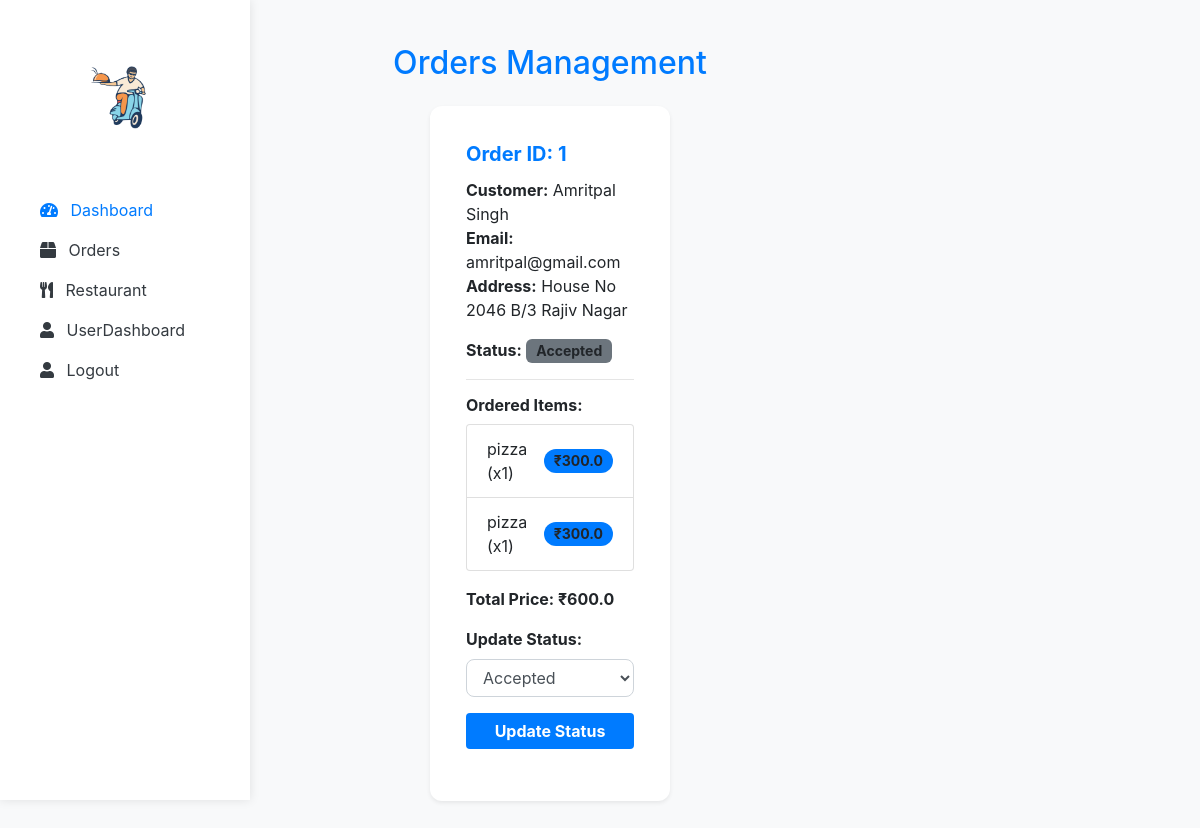
The app's page /admin_dashboard/orders (signed in) with its own data.
### app.py (models this page shows, shortened)
class Order(db.Model):
    id = db.Column(db.Integer, primary_key=True)
    user_id = db.Column(db.Integer, db.ForeignKey('user.id'), nullable=False)
    status = db.Column(db.String(20), nullable=False, default="Pending")
    timestamp = db.Column(db.DateTime, default=datetime.utcnow)
    user = db.relationship("User", backref="orders")
    order_items = db.relationship('OrderItem', backref='order', lazy=True)
    @property
    def total_price(self):
        return sum(item.quantity * item.price for item in self.order_items)

class User(db.Model, UserMixin):
    __tablename__ = "user"
    id = db.Column(db.Integer, primary_key=True)
    name = db.Column(db.String(50), nullable=False)
    email = db.Column(db.String(100), unique=True, nullable=False)
    address= db.Column(db.String(100), nullable=False)
    password = db.Column(db.String(200), nullable=False)
    mobile = db.Column(db.String(15), nullable=False)
    city = db.Column(db.String(15), nullable=False)
    role = db.Column(db.String(10), nullable=False, default="user")

class OrderItem(db.Model):
    id = db.Column(db.Integer, primary_key=True)
    order_id = db.Column(db.Integer, db.ForeignKey('order.id'), nullable=False)
    name = db.Column(db.String(100), nullable=False)
    price = db.Column(db.Float, nullable=False)
    quantity = db.Column(db.Integer, nullable=False)
    menu_item_id = db.Column(db.Integer, db.ForeignKey('menu_item.id'), nullable=False)
    menu_item = db.relationship("MenuItem", backref="order_items")

class MenuItem(db.Model):
    id = db.Column(db.Integer, primary_key=True)
    name = db.Column(db.String(100), nullable=False)
    price = db.Column(db.Float, nullable=False)
    restaurant_id = db.Column(
        db.Integer,
        db.ForeignKey('restaurants.rid', ondelete="CASCADE"),
        nullable=False
    )
    restaurant = db.relationship('Restaurant', backref=db.backref('menu_items', lazy=True))

### app.py (the view)
@app.route('/admin_dashboard/orders')
@admin_required
@login_required
def orders_admin():
    orders = Order.query.options(joinedload(Order.order_items).joinedload(OrderItem.menu_item)).all()
    return render_template("orders_admin.html", orders=orders)

### app.py (called while the page is built)
@login_manager.user_loader
def load_user(user_id):
    return db.session.get(User,int(user_id))

def admin_required(func):
    @wraps(func)
    @login_required
    def wrapper(*args, **kwargs):
        if not current_user.is_authenticated or current_user.role != 'admin':
            flash("Access denied!", "danger")
            return redirect(url_for('user_dashboard'))
        return func(*args, **kwargs)
    return wrapper

### templates/orders_admin.html (shortened to what this page needs)
{% extends "admin_dashboard.html" %}
{% block main %}
<div class="content-wrapper">
    <div class="container mt-4">
        <h2 class="mb-4 text-center text-primary">Orders Management</h2>
        <div class="row d-flex justify-content-center" style="width: 45vw !important;">
            {% for order in orders %}
            <div class="col-md-6 mb-4" >
                <div class="card shadow-sm p-3 order-card">
                    <div class="card-body">
                        <h5 class="card-title">Order ID: {{ order.id }}</h5>
                        <p><strong>Customer:</strong> {{ order.user.name }} <br>
                           <strong>Email:</strong> {{ order.user.email }} <br>
                           <strong>Address:</strong> {{ current_user.address }}</p>
                        <p><strong>Status:</strong>
                            <span class="badge {% if order.status == 'Delivered' %} bg-success
                                {% elif order.status == 'Out for Delivery' %} bg-info
                                {% elif order.status == 'Being Prepared' %} bg-warning
                                {% else %} bg-secondary {% endif %}">
                                {{ order.status }}
                            </span>
                        </p>
                        <hr>
                        <h6><strong>Ordered Items:</strong></h6>
                        <ul class="list-group mb-3">
                            {% for item in order.order_items %}
                            <li class="list-group-item d-flex justify-content-between align-items-center">
                                {{ item.menu_item.name }} (x{{ item.quantity }})
                                <span class="badge bg-primary rounded-pill">₹{{ item.price }}</span>
                            </li>
                            {% endfor %}
                        </ul>
                        <p class="text-end"><strong>Total Price: ₹{{ order.total_price }}</strong></p>
                        <form action="{{ url_for('update_order_status', order_id=order.id) }}" method="post">
                            <label for="status" class="form-label"><strong>Update Status:</strong></label>
                            <select name="status" class="form-control">
                                <option value="Accepted" {% if order.status == 'Accepted' %} selected {% endif %}>Accepted</option>
                            </select>
                            <button type="submit" class="btn btn-primary mt-3 w-100">Update Status</button>
                        </form>
                    </div>
                </div>
            </div>
            {% endfor %}
        </div>
    </div>
</div>
{% endblock %}

### templates/orders_admin.html (style rules this page uses)
.content-wrapper { margin-left: 260px; padding: 20px; }
.card { border-radius: 12px; transition: 0.3s ease-in-out; border: none; }
.card-title { font-weight: bold; color: #007bff; }
.badge { font-size: 14px; padding: 5px 10px; border-radius: 6px; }
.btn-primary { background-color: #007bff; border: none; font-weight: bold; }
.form-control { border-radius: 8px; }
.order-card { display: flex; flex-direction: column; height: 100%; }

### records on screen
Order: id "1", user.name "Amritpal Singh", user.email "amritpal@gmail.com", status "Accepted", total_price "600.0"
User: address "House No 2046 B/3 Rajiv Nagar"
OrderItem: menu_item.name "pizza", quantity "1", price "300.0"
OrderItem: menu_item.name "pizza", quantity "1", price "300.0"
